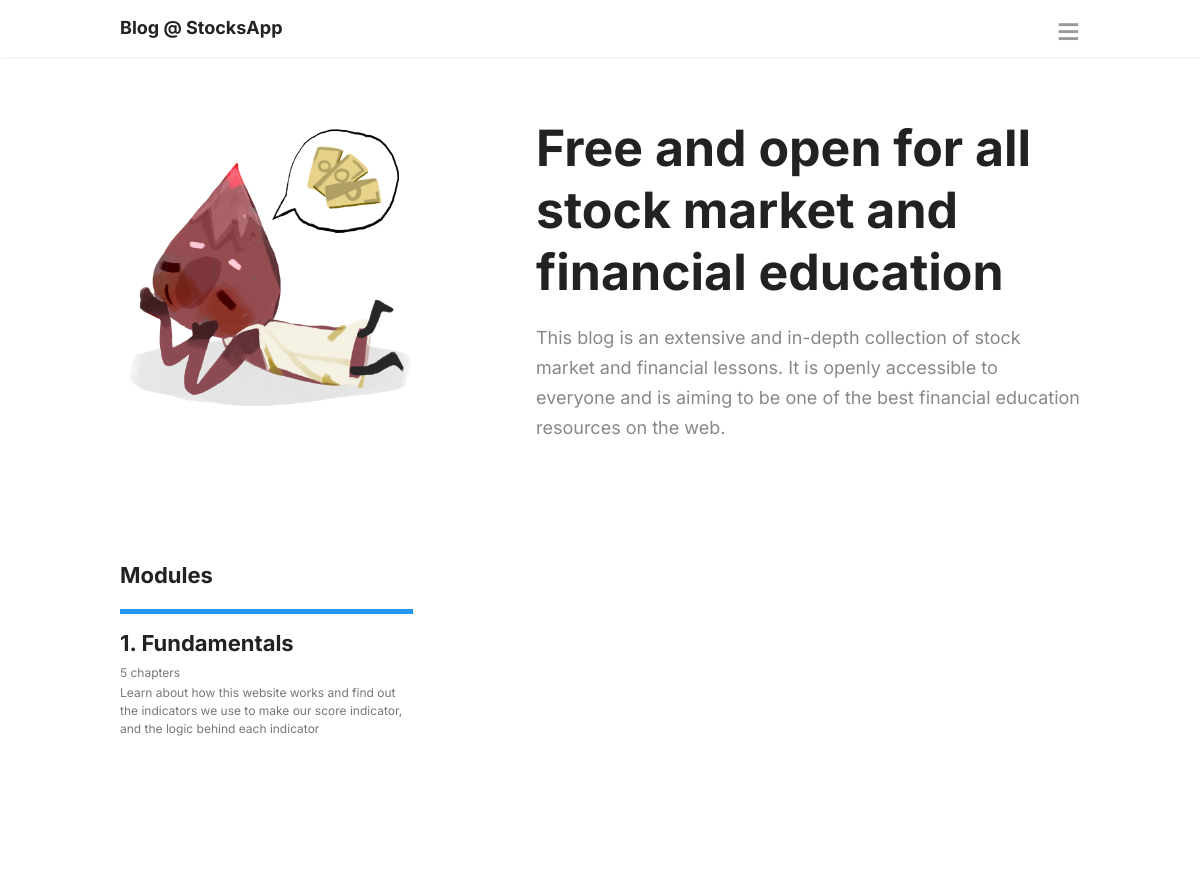
Screenshot of /blog/ with the database file from the repository.
### blog/models.py (models this page shows, shortened)
class Module(models.Model):
	title = models.CharField(max_length=255)
	chapters_count = models.IntegerField(default=0)
	description = models.TextField()
	slug = models.SlugField()
	feature_image = models.ImageField(upload_to='images/')
	color = models.CharField(max_length=25)
	upload_on = models.DateTimeField(auto_now_add=True)

### blog/views.py (the view)
# urls.py: path('', HomePage.as_view(), name='home'),
class HomePage(View):
	def get(self, request, *args, **kwargs):
		modules = Module.objects.all()
		return render(self.request, 'blog/index.html', {'modules':modules})

### templates/blog/index.html (shortened to what this page needs)
{% extends 'blog/base.html' %}
{% load static %}
{% block body %}
<div id="homepage">
	<section class="row intro">
		<div class="five columns">
			<img src="{% static 'images/atomic-dreaming-of-money.png' %}" style="max-height: 300px;">
		</div>
		<div class="seven columns">
			<h1 class="large">Free and open for all stock market and financial education</h1>
			<p class="subtitle">This blog is an extensive and in-depth collection of stock market and financial lessons. It is openly accessible to everyone and is aiming to be one of the best financial education resources on the web.</p>
		</div>
	</section>
	<section class="modules">
		<h2>Modules</h2>
		<ul class="noul row">
			{% for module in modules %}
			<li class="module" style="border-color: {{module.color}};">
				<h4 class="title">
					<span class="number">{{forloop.counter}}</span>.
					<a href="/blog/module/{{module.slug}}">{{module.title}}</a>
				</h4>
				<span class="chapters text-tiny">{{module.chapters_count}} chapters</span>
				<div class="description text-tiny">
					{{module.description}}
				</div>
			</li>
			{% endfor %}
		</ul>
	</section>
</div>
{% endblock %}

### static/css/skeleton.css (style rules this page uses)
html { font-family: sans-serif; -ms-text-size-adjust: 100%; -webkit-text-size-adjust: 100%; }
body { margin: 0; }
article, aside, details, figcaption, figure, footer, header, hgroup, main, menu, nav, section, summary { display: block; }
a { background-color: transparent; }
h1 { font-size: 2em; margin: 0.67em 0; }
img { border: 0; }
.column, .columns { width: 100%; float: left; box-sizing: border-box; }
@media (min-width: 550px) { .column, .columns { margin-left: 4%; } }
@media (min-width: 550px) { .column:first-child, .columns:first-child { margin-left: 0; } }
@media (min-width: 550px) { .five.columns { width: 39.3333333333%; } }
@media (min-width: 550px) { .seven.columns { width: 56.6666666667%; } }
html { font-size: 62.5%; }
body { font-size: 1.5em; line-height: 1.6; font-weight: 400; font-family: "Raleway", "HelveticaNeue", "Helvetica Neue", Helvetica, Arial, sans-serif; color: #222; }
h1, h2, h3, h4, h5, h6 { margin-top: 0; margin-bottom: 2rem; font-weight: 300; }
h1 { font-size: 4.0rem; line-height: 1.2; letter-spacing: -.1rem; }
h2 { font-size: 3.6rem; line-height: 1.25; letter-spacing: -.1rem; }
h4 { font-size: 2.4rem; line-height: 1.35; letter-spacing: -.08rem; }
@media (min-width: 550px) { h1 { font-size: 5.0rem; } }
@media (min-width: 550px) { h2 { font-size: 4.2rem; } }
@media (min-width: 550px) { h4 { font-size: 3.0rem; } }
p { margin-top: 0; }
a { color: #1EAEDB; }
ul { list-style: circle inside; }
ol, ul { padding-left: 0; margin-top: 0; }
li { margin-bottom: 1rem; }
pre, blockquote, dl, figure, table, p, ul, ol, form { margin-bottom: 2.5rem; }
.container:after, .row:after, .u-cf { content: ""; display: table; clear: both; }

### static/css/style.css (style rules this page uses)
body { margin: 0; padding: 0; font-family: "Inter", sans-serif; font-weight: 400; color: #666; font-size: 16px; line-height: 1.6em; min-width: 320px; }
h1, h2, h3, h4, h5 { font-family: Inter, sans-serif; font-weight: 700; color: #222; letter-spacing: 0; }
h1 { font-size: 4rem; }
h1.large { font-size: 5rem; line-height: 6.2rem; }
h2 { font-size: 2.2rem; }
h4 { font-size: 1.5rem; }
h4.title { font-size: 2.2rem; }
p { margin: 0 0 10px 0; }
section { margin-bottom: 45px; }
ul, ol { margin-bottom: 15px; }
ul li, ol li { margin-bottom: 5px; }
a { text-decoration: none; color: #222; }
.noul { margin: 0; padding: 0; list-style-type: none; }
.text-tiny { font-size: 1.2rem; line-height: 1.8rem; color: #777; }
.columns img { max-width: 100%; height: auto; }
.intro { min-height: 50vh; }
.intro .subtitle { font-size: 1.8rem; line-height: 3rem; color: #888; }
section.modules ul { column-count: 3; column-gap: 40px; column-fill: balance; }
section.modules .module { border-top: 5px solid #eee; margin-bottom: 30px; break-inside: avoid; page-break-inside: avoid; padding-top: 15px; height: 220px; }
section.modules .module .title { margin: 0; }

### rows the page displays
Module: title "Fundamentals", chapters_count "5", description "Learn about how this website works and find out the indicators we use to make our score indicator, and the logic behind each indicator"
